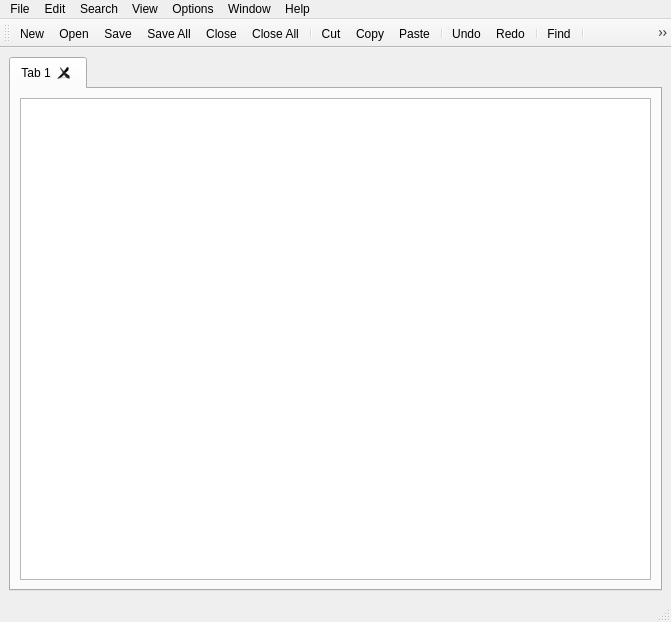
<?xml version="1.0" encoding="UTF-8"?>
<ui version="4.0">
 <class>Editor</class>
 <widget class="QMainWindow" name="Editor">
  <property name="geometry">
   <rect>
    <x>0</x>
    <y>0</y>
    <width>671</width>
    <height>622</height>
   </rect>
  </property>
  <property name="windowTitle">
   <string>Edito Editor</string>
  </property>
  <property name="windowIcon">
   <iconset resource="Resources.qrc">
    <normaloff>:/icons/editoIco.png</normaloff>:/icons/editoIco.png</iconset>
  </property>
  <widget class="QWidget" name="centralwidget">
   <layout class="QGridLayout" name="gridLayout">
    <item row="0" column="0">
     <widget class="QTabWidget" name="editorTabs">
      <property name="currentIndex">
       <number>0</number>
      </property>
      <property name="iconSize">
       <size>
        <width>16</width>
        <height>16</height>
       </size>
      </property>
      <property name="tabsClosable">
       <bool>true</bool>
      </property>
      <widget class="QWidget" name="tab">
       <attribute name="title">
        <string>Tab 1</string>
       </attribute>
       <layout class="QGridLayout" name="gridLayout_2">
        <item row="0" column="0">
         <widget class="CodeEditor" name="TextOut">
          <property name="lineWrapMode">
           <enum>QPlainTextEdit::LineWrapMode::NoWrap</enum>
          </property>
          <property name="overwriteMode">
           <bool>false</bool>
          </property>
         </widget>
        </item>
       </layout>
      </widget>
     </widget>
    </item>
   </layout>
  </widget>
  <widget class="QMenuBar" name="menubar">
   <property name="geometry">
    <rect>
     <x>0</x>
     <y>0</y>
     <width>671</width>
     <height>21</height>
    </rect>
   </property>
   <widget class="QMenu" name="menuFile">
    <property name="title">
     <string>File</string>
    </property>
    <widget class="QMenu" name="menuOpen_Containing_Folder">
     <property name="title">
      <string>Open Containing Folder</string>
     </property>
     <addaction name="actionFile_Explorer"/>
     <addaction name="actionCmd"/>
    </widget>
    <addaction name="actionNew"/>
    <addaction name="actionOpen"/>
    <addaction name="menuOpen_Containing_Folder"/>
    <addaction name="separator"/>
    <addaction name="actionSave"/>
    <addaction name="actionSave_As"/>
    <addaction name="actionSave_All"/>
    <addaction name="actionSave_Copy_As"/>
    <addaction name="actionClose"/>
    <addaction name="actionClose_All"/>
    <addaction name="separator"/>
    <addaction name="actionOpen_Recent_Closed"/>
    <addaction name="actionOpen_All_Recent_Files"/>
    <addaction name="actionEmpty_Recent_Files_List"/>
    <addaction name="separator"/>
    <addaction name="actionHome"/>
    <addaction name="actionExit"/>
   </widget>
   <widget class="QMenu" name="menuEdit">
    <property name="title">
     <string>Edit</string>
    </property>
    <widget class="QMenu" name="menuInsert">
     <property name="title">
      <string>Insert</string>
     </property>
     <addaction name="actionDate_and_Time_Short"/>
     <addaction name="actionDate_and_Time_Long"/>
    </widget>
    <widget class="QMenu" name="menuConvert_Case_to">
     <property name="title">
      <string>Convert Case to</string>
     </property>
     <addaction name="actionUPPERCASE"/>
     <addaction name="actionLowercase"/>
    </widget>
    <widget class="QMenu" name="menuOn_Selection">
     <property name="title">
      <string>On Selection</string>
     </property>
     <addaction name="actionSearch_on_Web"/>
    </widget>
    <widget class="QMenu" name="menuCopy_to_Clipboard">
     <property name="title">
      <string>Copy to Clipboard</string>
     </property>
     <addaction name="actionCopy_Current_File_Path"/>
     <addaction name="actionCopy_Current_Filename"/>
     <addaction name="actionCopy_Current_Dir"/>
    </widget>
    <widget class="QMenu" name="menuEOL_Conversion">
     <property name="title">
      <string>EOL Conversion</string>
     </property>
     <addaction name="actionWindows_CR_LF"/>
     <addaction name="actionUnix_LF"/>
     <addaction name="actionMacintosh_RC"/>
    </widget>
    <addaction name="actionUndo"/>
    <addaction name="actionRedo"/>
    <addaction name="separator"/>
    <addaction name="actionCut"/>
    <addaction name="actionCopy"/>
    <addaction name="actionPaste"/>
    <addaction name="actionDuplicate_Line"/>
    <addaction name="separator"/>
    <addaction name="actionSelect_Line"/>
    <addaction name="actionSelect_All"/>
    <addaction name="separator"/>
    <addaction name="actionDelete"/>
    <addaction name="actionDelete_Word"/>
    <addaction name="actionDelete_line"/>
    <addaction name="actionDelete_to_End_of_Line"/>
    <addaction name="separator"/>
    <addaction name="menuInsert"/>
    <addaction name="menuCopy_to_Clipboard"/>
    <addaction name="menuConvert_Case_to"/>
    <addaction name="menuOn_Selection"/>
    <addaction name="menuEOL_Conversion"/>
    <addaction name="separator"/>
    <addaction name="actionToggle_Read_Only"/>
    <addaction name="separator"/>
   </widget>
   <widget class="QMenu" name="menuView">
    <property name="title">
     <string>View</string>
    </property>
    <widget class="QMenu" name="menuZoom">
     <property name="title">
      <string>Zoom</string>
     </property>
     <addaction name="actionZoom_In"/>
     <addaction name="actionZoom_Out"/>
     <addaction name="actionRestore_Default_Zoom"/>
    </widget>
    <addaction name="actionAlways_On_Top"/>
    <addaction name="menuZoom"/>
    <addaction name="separator"/>
    <addaction name="actionWord_Wrap"/>
    <addaction name="actionFull_Screen"/>
    <addaction name="separator"/>
    <addaction name="actionToggle_Tool_Bar"/>
    <addaction name="actionToggle_Status_Bar"/>
   </widget>
   <widget class="QMenu" name="menuHelp">
    <property name="title">
     <string>Help</string>
    </property>
   </widget>
   <widget class="QMenu" name="menuOptions">
    <property name="title">
     <string>Options</string>
    </property>
    <addaction name="actionPreferences"/>
   </widget>
   <widget class="QMenu" name="menuWindow">
    <property name="title">
     <string>Window</string>
    </property>
   </widget>
   <widget class="QMenu" name="menuSearch">
    <property name="title">
     <string>Search</string>
    </property>
    <addaction name="actionGo_To"/>
   </widget>
   <addaction name="menuFile"/>
   <addaction name="menuEdit"/>
   <addaction name="menuSearch"/>
   <addaction name="menuView"/>
   <addaction name="menuOptions"/>
   <addaction name="menuWindow"/>
   <addaction name="menuHelp"/>
  </widget>
  <widget class="QStatusBar" name="statusbar">
   <property name="acceptDrops">
    <bool>false</bool>
   </property>
  </widget>
  <widget class="QToolBar" name="toolBar">
   <property name="sizePolicy">
    <sizepolicy hsizetype="Preferred" vsizetype="Fixed">
     <horstretch>0</horstretch>
     <verstretch>0</verstretch>
    </sizepolicy>
   </property>
   <property name="acceptDrops">
    <bool>false</bool>
   </property>
   <property name="windowTitle">
    <string>toolBar</string>
   </property>
   <property name="movable">
    <bool>true</bool>
   </property>
   <property name="floatable">
    <bool>true</bool>
   </property>
   <attribute name="toolBarArea">
    <enum>TopToolBarArea</enum>
   </attribute>
   <attribute name="toolBarBreak">
    <bool>false</bool>
   </attribute>
   <addaction name="actionNew"/>
   <addaction name="actionOpen"/>
   <addaction name="actionSave"/>
   <addaction name="actionSave_All"/>
   <addaction name="actionClose"/>
   <addaction name="actionClose_All"/>
   <addaction name="separator"/>
   <addaction name="actionCut"/>
   <addaction name="actionCopy"/>
   <addaction name="actionPaste"/>
   <addaction name="separator"/>
   <addaction name="actionUndo"/>
   <addaction name="actionRedo"/>
   <addaction name="separator"/>
   <addaction name="actionFind"/>
   <addaction name="separator"/>
   <addaction name="actionPreferences"/>
   <addaction name="actionHome"/>
   <addaction name="separator"/>
   <addaction name="actionZoom_In"/>
   <addaction name="actionZoom_Out"/>
   <addaction name="separator"/>
  </widget>
  <action name="actionOpen">
   <property name="icon">
    <iconset resource="Resources.qrc">
     <normaloff>:/icons/open.png</normaloff>:/icons/open.png</iconset>
   </property>
   <property name="text">
    <string>Open...</string>
   </property>
   <property name="shortcut">
    <string>Ctrl+O</string>
   </property>
  </action>
  <action name="actionSave">
   <property name="icon">
    <iconset resource="Resources.qrc">
     <normaloff>:/icons/save.png</normaloff>:/icons/save.png</iconset>
   </property>
   <property name="text">
    <string>Save</string>
   </property>
   <property name="shortcut">
    <string>Ctrl+S</string>
   </property>
  </action>
  <action name="actionSave_As">
   <property name="text">
    <string>Save As...</string>
   </property>
   <property name="shortcut">
    <string>Ctrl+Alt+S</string>
   </property>
  </action>
  <action name="actionSave_Copy_As">
   <property name="text">
    <string>Save Copy As...</string>
   </property>
  </action>
  <action name="actionNew">
   <property name="icon">
    <iconset resource="Resources.qrc">
     <normaloff>:/icons/new.png</normaloff>:/icons/new.png</iconset>
   </property>
   <property name="text">
    <string>New</string>
   </property>
   <property name="shortcut">
    <string>Ctrl+N</string>
   </property>
  </action>
  <action name="actionPreferences">
   <property name="icon">
    <iconset resource="Resources.qrc">
     <normaloff>:/icons/settings.png</normaloff>:/icons/settings.png</iconset>
   </property>
   <property name="text">
    <string>Preferences</string>
   </property>
  </action>
  <action name="actionZoom_In">
   <property name="icon">
    <iconset resource="Resources.qrc">
     <normaloff>:/icons/zoomIn.png</normaloff>:/icons/zoomIn.png</iconset>
   </property>
   <property name="text">
    <string>Zoom In</string>
   </property>
   <property name="shortcut">
    <string>Ctrl++</string>
   </property>
  </action>
  <action name="actionZoom_Out">
   <property name="icon">
    <iconset resource="Resources.qrc">
     <normaloff>:/icons/zoomOut.png</normaloff>:/icons/zoomOut.png</iconset>
   </property>
   <property name="text">
    <string>Zoom Out</string>
   </property>
   <property name="shortcut">
    <string>Ctrl+-</string>
   </property>
  </action>
  <action name="actionToggle_Read_Only">
   <property name="checkable">
    <bool>true</bool>
   </property>
   <property name="text">
    <string>Read-Only</string>
   </property>
  </action>
  <action name="actionAlways_On_Top">
   <property name="checkable">
    <bool>true</bool>
   </property>
   <property name="text">
    <string>Always On Top</string>
   </property>
  </action>
  <action name="actionWord_Wrap">
   <property name="checkable">
    <bool>true</bool>
   </property>
   <property name="text">
    <string>Word Wrap</string>
   </property>
  </action>
  <action name="actionCopy">
   <property name="icon">
    <iconset resource="Resources.qrc">
     <normaloff>:/icons/copy.png</normaloff>:/icons/copy.png</iconset>
   </property>
   <property name="text">
    <string>Copy</string>
   </property>
   <property name="shortcut">
    <string>Ctrl+C</string>
   </property>
  </action>
  <action name="actionSelect_All">
   <property name="icon">
    <iconset resource="Resources.qrc">
     <normaloff>:/icons/selectAll.png</normaloff>:/icons/selectAll.png</iconset>
   </property>
   <property name="text">
    <string>Select All</string>
   </property>
   <property name="shortcut">
    <string>Ctrl+A</string>
   </property>
  </action>
  <action name="actionDate_and_Time_Short">
   <property name="text">
    <string>Date and Time (Short)</string>
   </property>
  </action>
  <action name="actionDate_and_Time_Long">
   <property name="text">
    <string>Date and Time (Long)</string>
   </property>
  </action>
  <action name="actionDuplicate_Line">
   <property name="text">
    <string>Duplicate Line</string>
   </property>
   <property name="shortcut">
    <string>Ctrl+D</string>
   </property>
  </action>
  <action name="actionDelete_line">
   <property name="text">
    <string>Delete line</string>
   </property>
   <property name="shortcut">
    <string>Shift+Del</string>
   </property>
  </action>
  <action name="actionSelect_Line">
   <property name="icon">
    <iconset resource="Resources.qrc">
     <normaloff>:/icons/selectLine.png</normaloff>:/icons/selectLine.png</iconset>
   </property>
   <property name="text">
    <string>Select Line</string>
   </property>
  </action>
  <action name="actionDelete">
   <property name="icon">
    <iconset resource="Resources.qrc">
     <normaloff>:/icons/delete.png</normaloff>:/icons/delete.png</iconset>
   </property>
   <property name="text">
    <string>Delete</string>
   </property>
   <property name="shortcut">
    <string>Del</string>
   </property>
  </action>
  <action name="actionDelete_Word">
   <property name="text">
    <string>Delete Word</string>
   </property>
   <property name="shortcut">
    <string>Ctrl+Del</string>
   </property>
  </action>
  <action name="actionDelete_to_End_of_Line">
   <property name="text">
    <string>Delete to End of Line</string>
   </property>
   <property name="shortcut">
    <string>Ctrl+Shift+Del</string>
   </property>
  </action>
  <action name="actionUPPERCASE">
   <property name="icon">
    <iconset resource="Resources.qrc">
     <normaloff>:/icons/upper.png</normaloff>:/icons/upper.png</iconset>
   </property>
   <property name="text">
    <string>UPPERCASE</string>
   </property>
   <property name="shortcut">
    <string>Ctrl+Shift+U</string>
   </property>
  </action>
  <action name="actionLowercase">
   <property name="icon">
    <iconset resource="Resources.qrc">
     <normaloff>:/icons/lower.png</normaloff>:/icons/lower.png</iconset>
   </property>
   <property name="text">
    <string>lowercase</string>
   </property>
   <property name="shortcut">
    <string>Ctrl+U</string>
   </property>
  </action>
  <action name="actionCut">
   <property name="icon">
    <iconset resource="Resources.qrc">
     <normaloff>:/icons/cut.png</normaloff>:/icons/cut.png</iconset>
   </property>
   <property name="text">
    <string>Cut</string>
   </property>
   <property name="shortcut">
    <string>Ctrl+X</string>
   </property>
  </action>
  <action name="actionPaste">
   <property name="icon">
    <iconset resource="Resources.qrc">
     <normaloff>:/icons/paste.png</normaloff>:/icons/paste.png</iconset>
   </property>
   <property name="text">
    <string>Paste</string>
   </property>
   <property name="shortcut">
    <string>Ctrl+V</string>
   </property>
  </action>
  <action name="actionSearch_on_Web">
   <property name="icon">
    <iconset resource="Resources.qrc">
     <normaloff>:/icons/web.png</normaloff>:/icons/web.png</iconset>
   </property>
   <property name="text">
    <string>Search on Web</string>
   </property>
  </action>
  <action name="actionCopy_Current_File_Path">
   <property name="text">
    <string>Copy Current File Path</string>
   </property>
  </action>
  <action name="actionCopy_Current_Filename">
   <property name="text">
    <string>Copy Current Filename</string>
   </property>
  </action>
  <action name="actionCopy_Current_Dir">
   <property name="text">
    <string>Copy Current Dir. Path</string>
   </property>
  </action>
  <action name="actionSave_All">
   <property name="icon">
    <iconset resource="Resources.qrc">
     <normaloff>:/icons/saveAll.png</normaloff>:/icons/saveAll.png</iconset>
   </property>
   <property name="text">
    <string>Save All</string>
   </property>
  </action>
  <action name="actionClose">
   <property name="icon">
    <iconset resource="Resources.qrc">
     <normaloff>:/icons/close.png</normaloff>:/icons/close.png</iconset>
   </property>
   <property name="text">
    <string>Close</string>
   </property>
  </action>
  <action name="actionClose_All">
   <property name="icon">
    <iconset resource="Resources.qrc">
     <normaloff>:/icons/closeAll.png</normaloff>:/icons/closeAll.png</iconset>
   </property>
   <property name="text">
    <string>Close All</string>
   </property>
  </action>
  <action name="actionUndo">
   <property name="icon">
    <iconset resource="Resources.qrc">
     <normaloff>:/icons/undo.png</normaloff>:/icons/undo.png</iconset>
   </property>
   <property name="text">
    <string>Undo</string>
   </property>
   <property name="shortcut">
    <string>Ctrl+Z, Alt+Backspace</string>
   </property>
  </action>
  <action name="actionRedo">
   <property name="icon">
    <iconset resource="Resources.qrc">
     <normaloff>:/icons/redo.png</normaloff>:/icons/redo.png</iconset>
   </property>
   <property name="text">
    <string>Redo</string>
   </property>
   <property name="shortcut">
    <string>Ctrl+Y, Ctrl+Shift+Z</string>
   </property>
  </action>
  <action name="actionExit">
   <property name="icon">
    <iconset resource="Resources.qrc">
     <normaloff>:/icons/exit.png</normaloff>:/icons/exit.png</iconset>
   </property>
   <property name="text">
    <string>Exit</string>
   </property>
  </action>
  <action name="actionFull_Screen">
   <property name="checkable">
    <bool>true</bool>
   </property>
   <property name="text">
    <string>Full Screen Mode</string>
   </property>
   <property name="shortcut">
    <string>F11</string>
   </property>
  </action>
  <action name="actionHome">
   <property name="icon">
    <iconset resource="Resources.qrc">
     <normaloff>:/icons/home.png</normaloff>:/icons/home.png</iconset>
   </property>
   <property name="text">
    <string>Home</string>
   </property>
  </action>
  <action name="actionRestore_Default_Zoom">
   <property name="text">
    <string>Restore Default Zoom</string>
   </property>
   <property name="shortcut">
    <string>Ctrl+/</string>
   </property>
  </action>
  <action name="actionGo_To">
   <property name="text">
    <string>Go To...</string>
   </property>
   <property name="shortcut">
    <string>Ctrl+G</string>
   </property>
  </action>
  <action name="actionUTF_8">
   <property name="checkable">
    <bool>true</bool>
   </property>
   <property name="text">
    <string>UTF-8</string>
   </property>
  </action>
  <action name="actionUTF_16LE">
   <property name="checkable">
    <bool>true</bool>
   </property>
   <property name="text">
    <string>UTF-16LE</string>
   </property>
  </action>
  <action name="actionUTF_16BE">
   <property name="checkable">
    <bool>true</bool>
   </property>
   <property name="text">
    <string>UTF-16BE</string>
   </property>
  </action>
  <action name="actionUTF_32LE">
   <property name="checkable">
    <bool>true</bool>
   </property>
   <property name="text">
    <string>UTF-32LE</string>
   </property>
  </action>
  <action name="actionUTF_32BE">
   <property name="checkable">
    <bool>true</bool>
   </property>
   <property name="text">
    <string>UTF-32BE</string>
   </property>
  </action>
  <action name="actionToggle_Status_Bar">
   <property name="checkable">
    <bool>true</bool>
   </property>
   <property name="text">
    <string>Toggle Status Bar</string>
   </property>
  </action>
  <action name="actionToggle_Tool_Bar">
   <property name="checkable">
    <bool>true</bool>
   </property>
   <property name="text">
    <string>Toggle Tool Bar</string>
   </property>
  </action>
  <action name="actionWindows_CR_LF">
   <property name="text">
    <string>Windows (CR LF)</string>
   </property>
  </action>
  <action name="actionUnix_LF">
   <property name="text">
    <string>Unix (LF)</string>
   </property>
  </action>
  <action name="actionMacintosh_RC">
   <property name="text">
    <string>Macintosh (RC)</string>
   </property>
  </action>
  <action name="actionOpen_Recent_Closed">
   <property name="text">
    <string>Restore Recent Closed File</string>
   </property>
   <property name="shortcut">
    <string>Ctrl+Shift+T</string>
   </property>
  </action>
  <action name="actionEmpty_Recent_Files_List">
   <property name="text">
    <string>Empty Recent Files List</string>
   </property>
  </action>
  <action name="actionOpen_All_Recent_Files">
   <property name="text">
    <string>Open All Recent Files</string>
   </property>
  </action>
  <action name="actionFile_Explorer">
   <property name="text">
    <string>File Explorer</string>
   </property>
  </action>
  <action name="actionCmd">
   <property name="text">
    <string>cmd</string>
   </property>
  </action>
  <action name="actionFind">
   <property name="icon">
    <iconset resource="Resources.qrc">
     <normaloff>:/icons/find.png</normaloff>:/icons/find.png</iconset>
   </property>
   <property name="text">
    <string>Find</string>
   </property>
   <property name="shortcut">
    <string>Ctrl+F</string>
   </property>
   <property name="menuRole">
    <enum>QAction::MenuRole::NoRole</enum>
   </property>
  </action>
 </widget>
 <customwidgets>
  <customwidget>
   <class>CodeEditor</class>
   <extends>QPlainTextEdit</extends>
   <header>codeeditor.h</header>
  </customwidget>
 </customwidgets>
 <resources>
  <include location="Resources.qrc"/>
 </resources>
 <connections/>
</ui>
